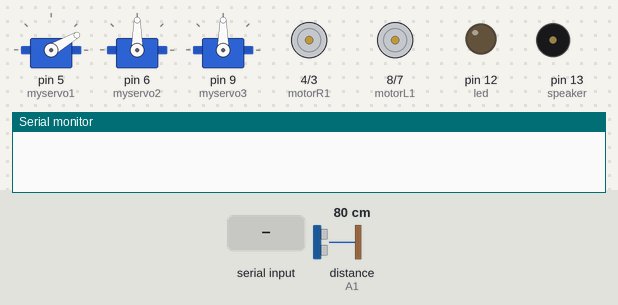
Simulated run of this sketch. Board: Arduino Uno, built with avr-gcc and run on an emulated ATmega328P. Shown: 3 × servo, motor-driver pin pairs drawn as motors (green arrow = first pin HIGH = forward, orange = second pin HIGH = backward, longer = more drive), output pins drawn as LEDs (lit = HIGH), buzzer (waves = sounding), the last lines printed to the serial monitor. The test bench sets the inputs (shaded band); at power-on: distance to the obstacle (sensor on A1) 80 cm. The echo pulse lasts 58.3 µs per cm.

Above: at 6.2 s.
6.3 s: "A" received over Serial
At 7.4 s:
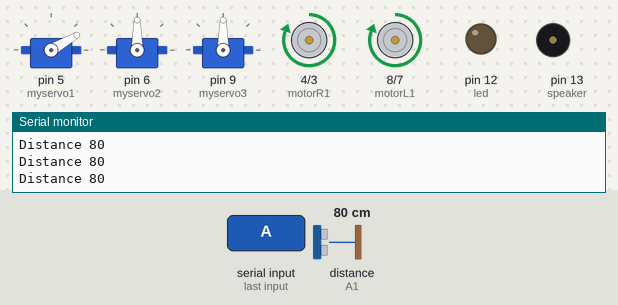
7.8 s: distance to the obstacle (sensor on A1) set to 22 cm
10.8 s: distance to the obstacle (sensor on A1) set to 17 cm
At 11.6 s:
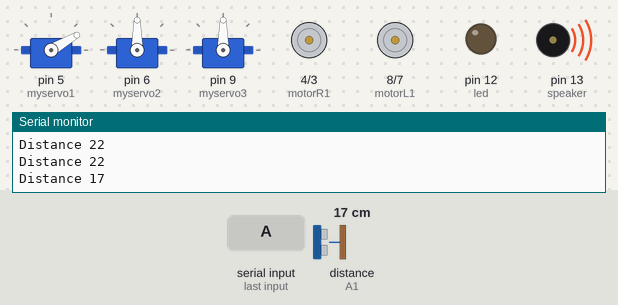
13.8 s: distance to the obstacle (sensor on A1) set to 35 cm
At 14.5 s:
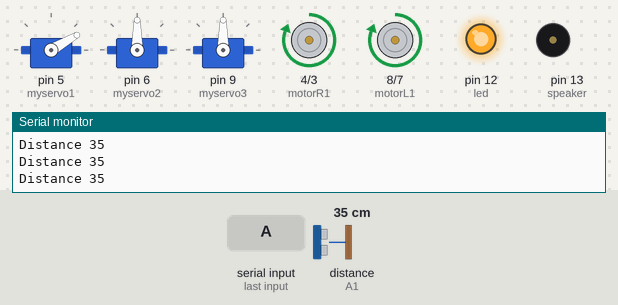
15.3 s: byte 68 ('D') received over Serial
At 15.6 s:
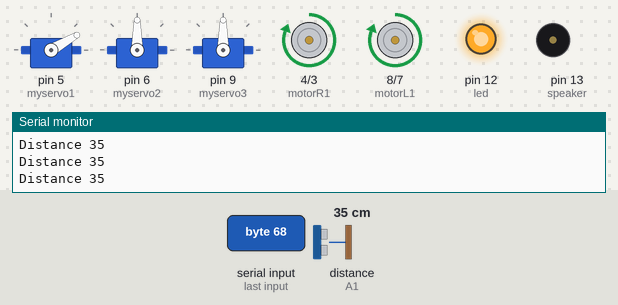
16.8 s: distance to the obstacle (sensor on A1) set to 2 cm
At 17.6 s:
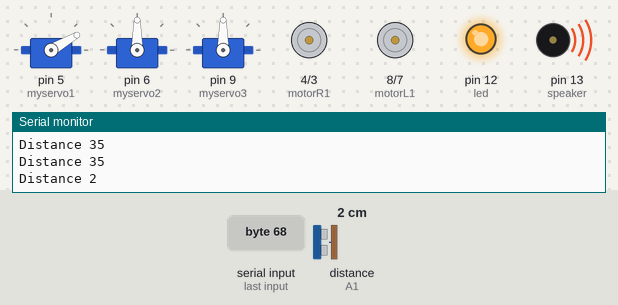
Timing chart, 0 to 20.8 s (numbered marks = the images above; inputs shaded):
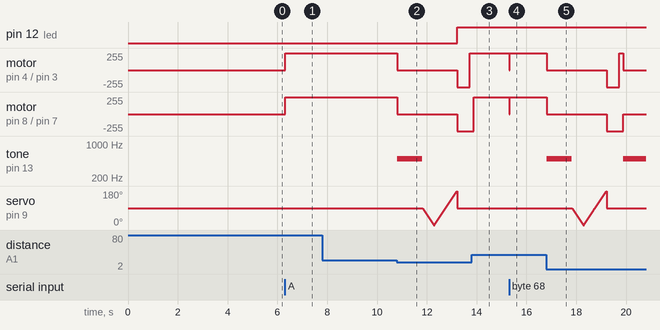

The sketch:

total_with_gripper.ino
```cpp
#include <Ultrasonic.h>
//Ultrasonic       (Trig,Echo)
  Ultrasonic sensor (A0,A1);
  int  distance=100;

 //BLUETOOTH
 char state='M';
 char mode='m';

 int i=0;
 int j=0;

//L298 pins
  const int motorR1  = 4; // ΔΕΞΙΟ ΜΟΤΕΡ ΜΠΡΟΣΤΑ
  const int motorR2 = 3; // ΔΕΞΙΟ ΜΟΤΕΡ ΠΙΣΩ
  const int motorL1 = 8;// ΑΡΙΣΤΕΡΟ ΜΟΤΕΡ ΜΠΡΟΣΤΑ
  const int motorL2 = 7; // ΑΡΙΣΤΕΡΟ ΜΟΤΕΡ ΠΙΣΩ

#include <Servo.h>

Servo myservo1;
Servo myservo2;
Servo myservo3;
int pos;
int leftDistance;
int rightDistance;
//Led
const int led = 12;
//Speaker
const int speaker = 13;

 void setup(){
 Serial.begin(9600);

// Set pins as outputs, inputs:
    pinMode(motorR1, OUTPUT);
    pinMode(motorR2, OUTPUT);
    pinMode(motorL1, OUTPUT);
    pinMode(motorL2, OUTPUT);
    pinMode(led, OUTPUT);
    pinMode(speaker,OUTPUT);

    noTone(speaker);

  myservo1.attach(5);//δαγκάνα
  myservo2.attach(6);//πανω κατω
  myservo3.attach(9);//λαιμός

  myservo1.write(30);
  myservo2.write(90);
  myservo3.write(90);

delay(5000);
//o servo1 είναι η δαγκάνα. Είναι κλειστή στις 20 μοίρες περίπου και οριζόντια ανοιχτή στις 90. Δεν χρειάζεται να ανοίξει παραπάνω.
//ο servo2 είναι το πάνω-κάτω(μεσαίος servo). κάτω 180 μοίρες, οριζόντια θεση-90 μοίρες.
// ο servo3 είναι o λαιμός, 90 μοίρες κοιτα μπροστά
    }
    void loop(){

     if(Serial.available() > 0){
      state = Serial.read();

      if(state=='A'){ mode='a';}
      if(state=='M'){mode='m';}
       stop();
       myservo1.write(30);
       myservo2.write(90);
     }

      if( mode=='m'){
      //Bluetooth Mode

       /***********************Forward****************************/
       // If the "state" is 'F', robot will go forward
       if (state == 'F') {forward(); }
       /***********************Backward****************************/
       // If the "state" is 'B', robot will go backward
       else if (state == 'B') {
         backward();
       }
       /*************************Left******************************/
       // If the "state" is 'L', robot will turn left
       else if (state == 'L') {
            left();
       }
       /*************************Right*****************************/
       // If the "state" is 'R', robot will turn right
       else if (state == 'R') {
          right();
       }
       /*************************Stop*****************************/
       // If the "state" is 'S', robot will stop
       else if (state == 'S') {
       stop();
       }


       // if the state is 'O', gripper open

       else if(state=='O')
       {myservo1.write(90);
       }
       // if the state is 'C', gripper closed
       else if(state=='C')
       {myservo1.write(30);
       }
       // if the state is 'D', arm down)
       else if(state=='D')
       {myservo2.write(170);
       }
       // if the state is 'U', arm up)
       else if(state=='U')
       {myservo2.write(90);
       }
      /************************Lights*****************************/
  //If state is equal with letter 'W', turn leds on or of off
    else if (state == 'W') {
      if (i==0){
         digitalWrite(led, HIGH);
         i=1;
      }
      else if (i==1){
         digitalWrite(led, LOW);
         i=0;
      }
      state='n';
    }
  /**********************Horn sound***************************/
  //If state is equal with letter 'V', play (or stop) speaker sound
    else if (state == 'V'){
      if (j==0){
         tone(speaker, 1000);//Speaker on
         j=1;
      }
      else if (j==1){
         noTone(speaker);    //Speaker off
         j=0;
      }
      state='n';
    }


    }
         //***********************************************************AYTOMATH ΛΕΙΤΟΥΡΓΙΑ******************************************************
     else if(mode=='a'){
    distance=sensor .Ranging(CM);
    Serial.print("Distance ");
    Serial.println(distance);
    delay(10);
    if(distance>=20){

    forward();
         }

    if(distance<20){

  //If an object detected at 20cm, stop the robot and find a way out

  stop();
  tone(speaker,500);
  delay(1000);
  noTone(speaker);
    for (pos = 90; pos >= 0; pos -= 1) { // goes from 90 degrees to 0 degrees
        myservo3.write(pos);               // tell servo to go to position in variable 'pos'
        delay(5);                         // waits 5ms for the servo to reach the position
      }
      //Read new distance from the right side
     rightDistance = sensor.Ranging(CM);
      delay(10);
      //Now look left
      for (pos =0; pos <= 180; pos+= 1) { // goes from 0 degrees to 0 degrees 180
        myservo3.write(pos);               // tell servo to go to position in variable 'pos'
        delay(5);                         // waits 5ms for the servo to reach the position
      }
 //Read new distance from the left side
 leftDistance = sensor.Ranging(CM);
 delay(10);
 pos = 90; // look forward again
 myservo3.write(pos);

  //Finally compare left and right distances and make the best turn decision
 if (leftDistance > rightDistance){
 left();
 delay(150); // Change the time to make 90 deg. turn
    }

 else if (leftDistance < rightDistance){
 right();
 delay(150);
      }
 else{ //that means that two distances are equal

 //back for 0.5sec
 digitalWrite(led,HIGH); // turn the led on
 backward();
 delay(500);

 left();   // and turn left

delay(150); } }} }

//Movement functions

void forward(){
  digitalWrite(motorR1, HIGH);
  digitalWrite(motorR2, LOW);
  digitalWrite(motorL1, HIGH);
  digitalWrite(motorL2, LOW);
}

void backward(){
 digitalWrite(motorR1, LOW);
  digitalWrite(motorR2, HIGH);
  digitalWrite(motorL1, LOW);
  digitalWrite(motorL2, HIGH);
}

void right(){
  digitalWrite(motorR1, LOW);
  digitalWrite(motorR2, HIGH);
  digitalWrite(motorL1, HIGH);
  digitalWrite(motorL2, LOW);
  }

void left(){
  digitalWrite(motorR1, HIGH);
  digitalWrite(motorR2, LOW);
  digitalWrite(motorL1,LOW );
  digitalWrite(motorL2, HIGH);

}

void stop(){
  digitalWrite(motorR1, LOW);
  digitalWrite(motorR2, LOW);
  digitalWrite(motorL1, LOW);
  digitalWrite(motorL2, LOW);


}
```

Measured:
- the behaviour switches between 20 and 19 cm on distance to the obstacle (sensor on A1) (found by bisection; images 1 and 2)
- after the input at 6.3 s, motor on pin 4 (motorR1) / pin 3 (motorR2), motor on pin 8 (motorL1) / pin 7 (motorL2): stopped → forward 255/255 at once
- after the input at 10.8 s, pin 12 (led): LOW → HIGH after 2.4 s; motor on pin 4 (motorR1) / pin 3 (motorR2): forward 255/255 → stopped at once, → backward 255/255 2.4 s later, → forward 255/255 0.50 s later
- after the input at 13.8 s, motor on pin 4 (motorR1) / pin 3 (motorR2): stays forward 255/255 (without the input it goes to stopped after 0.09 s); motor on pin 8 (motorL1) / pin 7 (motorL2): backward 255/255 → forward 255/255 after 0.09 s
- after the input at 15.3 s, motor on pin 4 (motorR1) / pin 3 (motorR2), motor on pin 8 (motorL1) / pin 7 (motorL2): forward 255/255 → stopped at once, → forward 255/255 0.01 s later
- after the input at 16.8 s, motor on pin 4 (motorR1) / pin 3 (motorR2): forward 255/255 → stopped at once, → backward 255/255 2.4 s later, → forward 255/255 0.50 s later, → stopped 0.16 s later; motor on pin 8 (motorL1) / pin 7 (motorL2): forward 255/255 → stopped at once, → backward 255/255 2.4 s later, → stopped 0.66 s later
